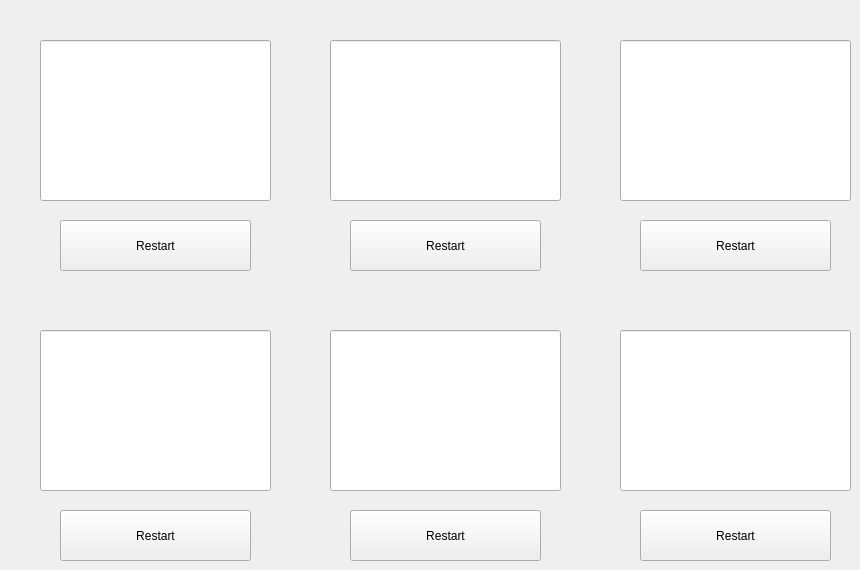
    <widget class="QWidget" name="SecondPrizePage">
     <widget class="QLineEdit" name="SecondPrizelineEdit_0">
      <property name="geometry">
       <rect>
        <x>40</x>
        <y>40</y>
        <width>231</width>
        <height>161</height>
       </rect>
      </property>
      <property name="font">
       <font>
        <family>Adobe Arabic</family>
        <pointsize>48</pointsize>
        <weight>75</weight>
        <bold>true</bold>
       </font>
      </property>
      <property name="alignment">
       <set>Qt::AlignCenter</set>
      </property>
     </widget>
     <widget class="QLineEdit" name="SecondPrizelineEdit_1">
      <property name="geometry">
       <rect>
        <x>330</x>
        <y>40</y>
        <width>231</width>
        <height>161</height>
       </rect>
      </property>
      <property name="font">
       <font>
        <family>Adobe Arabic</family>
        <pointsize>48</pointsize>
        <weight>75</weight>
        <bold>true</bold>
       </font>
      </property>
      <property name="alignment">
       <set>Qt::AlignCenter</set>
      </property>
     </widget>
     <widget class="QLineEdit" name="SecondPrizelineEdit_2">
      <property name="geometry">
       <rect>
        <x>620</x>
        <y>40</y>
        <width>231</width>
        <height>161</height>
       </rect>
      </property>
      <property name="font">
       <font>
        <family>Adobe Arabic</family>
        <pointsize>48</pointsize>
        <weight>75</weight>
        <bold>true</bold>
       </font>
      </property>
      <property name="alignment">
       <set>Qt::AlignCenter</set>
      </property>
     </widget>
     <widget class="QLineEdit" name="SecondPrizelineEdit_3">
      <property name="geometry">
       <rect>
        <x>40</x>
        <y>330</y>
        <width>231</width>
        <height>161</height>
       </rect>
      </property>
      <property name="font">
       <font>
        <family>Adobe Arabic</family>
        <pointsize>48</pointsize>
        <weight>75</weight>
        <bold>true</bold>
       </font>
      </property>
      <property name="alignment">
       <set>Qt::AlignCenter</set>
      </property>
     </widget>
     <widget class="QLineEdit" name="SecondPrizelineEdit_4">
      <property name="geometry">
       <rect>
        <x>330</x>
        <y>330</y>
        <width>231</width>
        <height>161</height>
       </rect>
      </property>
      <property name="font">
       <font>
        <family>Adobe Arabic</family>
        <pointsize>48</pointsize>
        <weight>75</weight>
        <bold>true</bold>
       </font>
      </property>
      <property name="alignment">
       <set>Qt::AlignCenter</set>
      </property>
     </widget>
     <widget class="QLineEdit" name="SecondPrizelineEdit_5">
      <property name="geometry">
       <rect>
        <x>620</x>
        <y>330</y>
        <width>231</width>
        <height>161</height>
       </rect>
      </property>
      <property name="font">
       <font>
        <family>Adobe Arabic</family>
        <pointsize>48</pointsize>
        <weight>75</weight>
        <bold>true</bold>
       </font>
      </property>
      <property name="alignment">
       <set>Qt::AlignCenter</set>
      </property>
     </widget>
     <widget class="QPushButton" name="SecondPrizeBtn_0">
      <property name="geometry">
       <rect>
        <x>60</x>
        <y>220</y>
        <width>191</width>
        <height>51</height>
       </rect>
      </property>
      <property name="text">
       <string>Restart</string>
      </property>
     </widget>
     <widget class="QPushButton" name="SecondPrizeBtn_1">
      <property name="geometry">
       <rect>
        <x>350</x>
        <y>220</y>
        <width>191</width>
        <height>51</height>
       </rect>
      </property>
      <property name="text">
       <string>Restart</string>
      </property>
     </widget>
     <widget class="QPushButton" name="SecondPrizeBtn_2">
      <property name="geometry">
       <rect>
        <x>640</x>
        <y>220</y>
        <width>191</width>
        <height>51</height>
       </rect>
      </property>
      <property name="text">
       <string>Restart</string>
      </property>
     </widget>
     <widget class="QPushButton" name="SecondPrizeBtn_3">
      <property name="geometry">
       <rect>
        <x>60</x>
        <y>510</y>
        <width>191</width>
        <height>51</height>
       </rect>
      </property>
      <property name="text">
       <string>Restart</string>
      </property>
     </widget>
     <widget class="QPushButton" name="SecondPrizeBtn_4">
      <property name="geometry">
       <rect>
        <x>350</x>
        <y>510</y>
        <width>191</width>
        <height>51</height>
       </rect>
      </property>
      <property name="text">
       <string>Restart</string>
      </property>
     </widget>
     <widget class="QPushButton" name="SecondPrizeBtn_5">
      <property name="geometry">
       <rect>
        <x>640</x>
        <y>510</y>
        <width>191</width>
        <height>51</height>
       </rect>
      </property>
      <property name="text">
       <string>Restart</string>
      </property>
     </widget>
    </widget>
